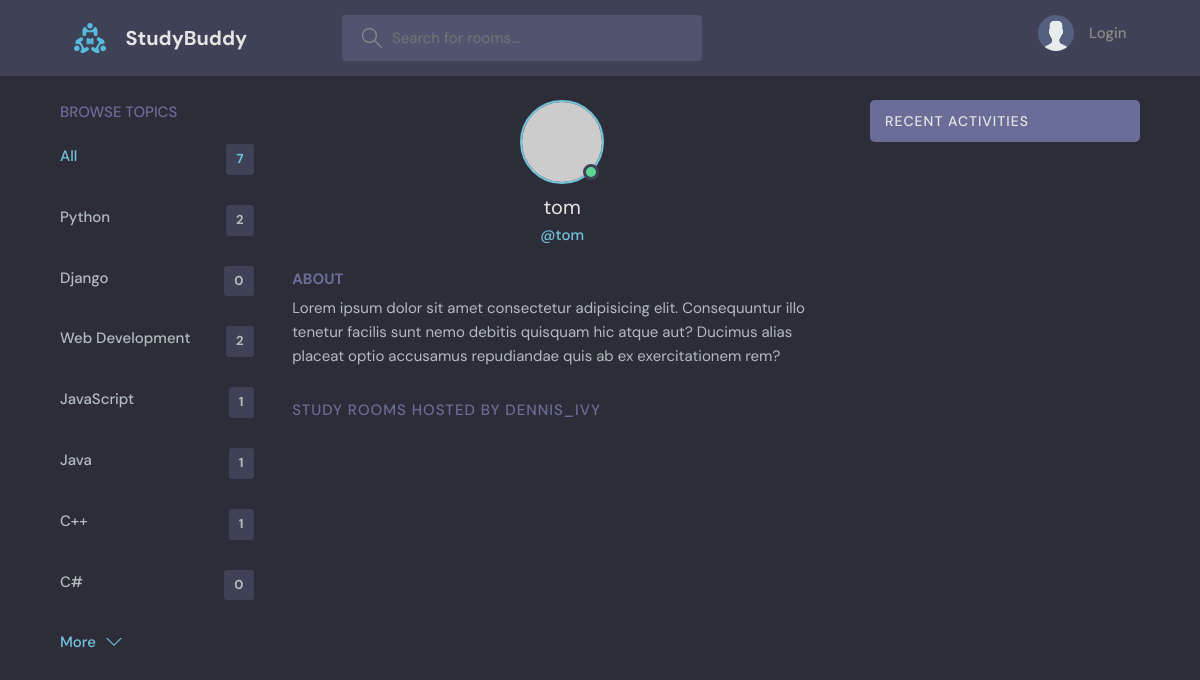
Page /profile/5/ on the earlier database version.
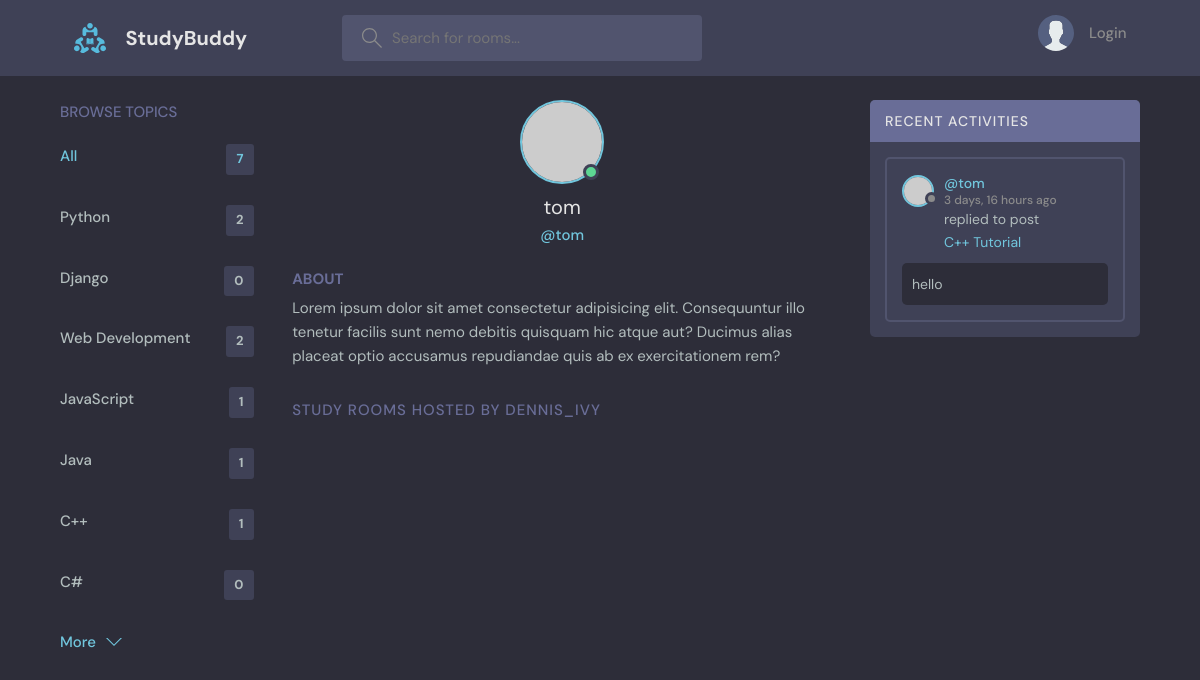
Same page on the later database version.
### base/models.py (models this page shows, shortened)
class Topic(models.Model):
    name = models.CharField(max_length=200)

class Message(models.Model):
    user = models.ForeignKey(User, on_delete=models.CASCADE)
    room= models.ForeignKey(Room, on_delete=models.CASCADE)
    body = models.TextField()
    updated = models.DateTimeField(auto_now=True)
    created = models.DateTimeField(auto_now_add=True)
    class Meta:
        ordering = ['-updated', '-created'] # make the newest item first

class Room(models.Model):
    host = models.ForeignKey(User, on_delete=models.SET_NULL, null=True)
    topic = models.ForeignKey(Topic, on_delete=models.SET_NULL, null=True)
    name = models.CharField(max_length=200)
    description = models.TextField(null=True, blank=True)
    participants = models.ManyToManyField(User, related_name='participants', blank=True)
    updated = models.DateTimeField(auto_now=True)
    created = models.DateTimeField(auto_now_add=True)
    class Meta:
        ordering = ['-updated', '-created'] # make the newest item first
    def __str__(self):
        return self.name

### base/views.py (the view)
# urls.py: path('profile/<str:pk>/', views.userProfile, name="user-profile"),
def userProfile(request, pk):
    user = User.objects.get(id=pk)
    rooms = user.room_set.all()
    room_messages = user.message_set.all()
    topics = Topic.objects.all()
    context = {'user': user, 'rooms': rooms, 'room_messages':room_messages, 'topics':topics}
    return render(request, 'base/profile.html', context)

### base/templates/base/profile.html (shortened to what this page needs)
{% extends 'main.html' %}
{% block content %}
<body>
  <main class="profile-page layout layout--3">
    <div class="container">
      <div>
        {% include 'base/topics_component.html' %}
      </div>
      <div class="roomList">
        <div class="profile">
          <div class="profile__avatar">
            <div class="avatar avatar--large active">
              <img src="https://randomuser.me/api/portraits/men/11.jpg" />
            </div>
          </div>
          <div class="profile__info">
            <h3>{{user.username}}</h3>
            <p>@{{user.username}}</p>
          </div>
          <div class="profile__about">
            <h3>About</h3>
            <p>
              Lorem ipsum dolor sit amet consectetur adipisicing elit. Consequuntur illo tenetur
              facilis sunt nemo debitis quisquam hic atque aut? Ducimus alias placeat optio
              accusamus repudiandae quis ab ex exercitationem rem?
            </p>
          </div>
        </div>
        <div class="roomList__header">
          <div>
            <h2>Study Rooms Hosted by dennis_ivy</a>
            </h2>
          </div>
        </div>
      </div>
      <div>
        {% include 'base/activity_component.html' %}
      </div>
    </div>
  </main>
  {% endblock content %}

### base/templates/base/topics_component.html
<div class="topics">
    <div class="topics__header">
      <h2>Browse Topics</h2>
    </div>
    <ul class="topics__list">
      <li>
        <a href="{% url 'home' %}" class="active">All <span>{{topics.count}}</span></a>
      </li>
      {% for topic in topics %}
      <li>
        <a href="{% url 'home' %}?q={{topic.name}}">{{topic.name}}<span>{{topic.room_set.all.count}}</span></a>
      </li>
      {% endfor %}
    </ul>
    <a class="btn btn--link" href="{% url 'topics' %}">
      More
      <svg version="1.1" xmlns="http://www.w3.org/2000/svg" width="32" height="32" viewBox="0 0 32 32">
        <title>chevron-down</title>
        <path d="M16 21l-13-13h-3l16 16 16-16h-3l-13 13z"></path>
      </svg>
    </a>
  </div>

### base/templates/base/activity_component.html (shortened to what this page needs)
<div class="activities">
    <div class="activities__header">
      <h2>Recent Activities</h2>
    </div>
    {% for message in room_messages %}
    <div class="activities__box">
      <div class="activities__boxHeader roomListRoom__header">
        <a href="{% url 'user-profile' message.user.id %}" class="roomListRoom__author">
          <div class="avatar avatar--small">
            <img src="https://randomuser.me/api/portraits/women/11.jpg" />
          </div>
          <p>
            @{{message.user.username}}
            <span>{{message.created|timesince}} ago</span>
          </p>
        </a>
      </div>
      <div class="activities__boxContent">
        <p>replied to post <a href="{% url 'room' message.room.id %}">{{message.room}}</a></p>
        <div class="activities__boxRoomContent">
          {{message.body}}
        </div>
      </div>
    </div>
    {% endfor %}
  </div>

Differences in the rows shown:
added Message: user.username "tom", created "3 days, 16 hours", room "C++ Tutorial", body "hello"
